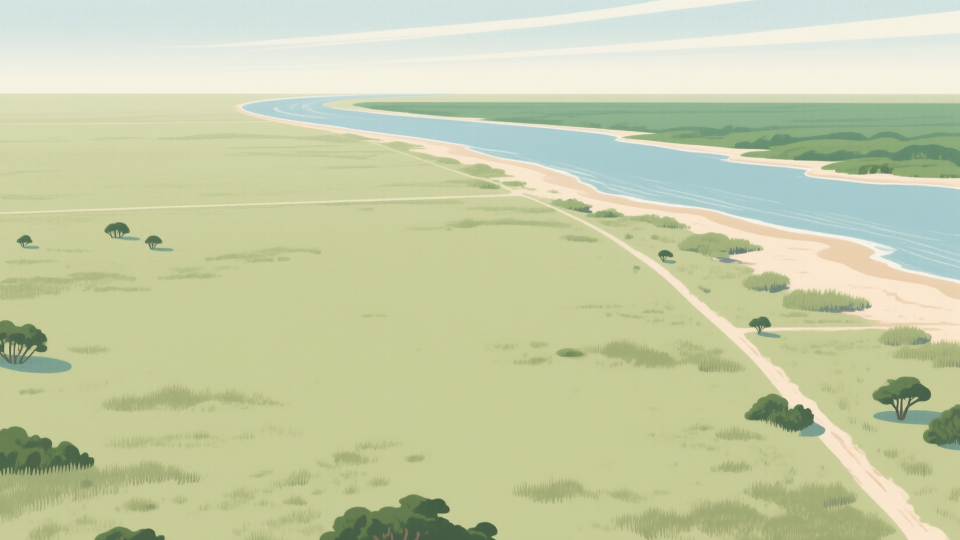
#> input picture tools/art_source/cape_ground_empty.png, 1920 x 1080 px (shown at 1/2 size)
$ python cape_roads.py cape_ground_empty.png
#> lines starting #> are read from the running program, lines starting #| are printed output that depends on the picture; after the words box and inside, x2 and y2 are one past the last pixel; in counts of white or black regions, pixels touching at a corner belong together
import numpy as np, math, json, sys
from PIL import Image, ImageDraw, ImageFilter
from scipy.ndimage import binary_dilation, gaussian_filter
S=sys.argv[1]+"/"
G=np.asarray(Image.open(__import__('pathlib').Path(__file__).with_name('cape_ground_empty.png')).convert('RGB')).astype(float)
H_,W_=G.shape[:2]
r,gg,b=G[...,0],G[...,1],G[...,2]
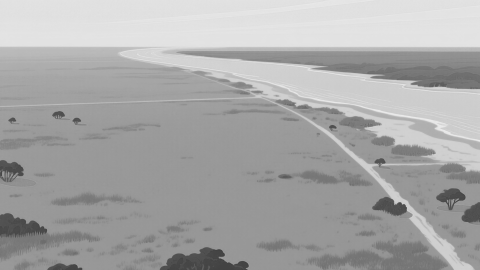
#> b: shape (1080, 1920) float64 (shown at 1/4 size); min 50, max 240, mean 167.8
sandy=(r>215)&(r-b>18)&(r-gg>5)&(gg>190)
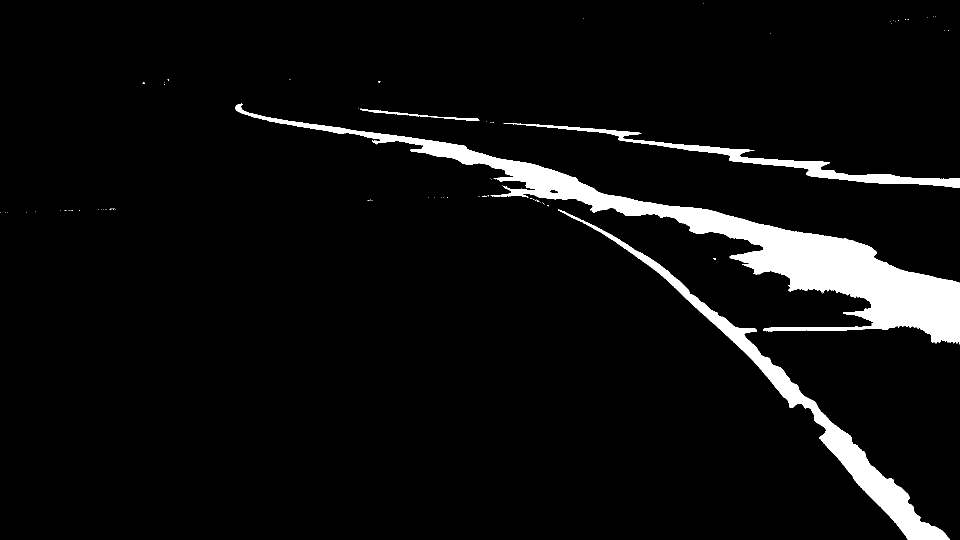
#> sandy: shape (1080, 1920) bool (shown at 1/2 size); 5.6% white; 82 white regions (77 under 20 px), largest, box (x1, y1, x2, y2) and area: (471, 207, 1920, 689) 77896, (1116, 419, 1899, 1080) 27166, (1007, 246, 1920, 376) 10516, (720, 217, 959, 242) 758, (1426, 516, 1432, 520) 20
# --- erase original tracks (diagonal from y>=430, the faint horizontal and right branch) ---
yy,xx=np.mgrid[0:H_,0:W_]
diag_x=np.interp(yy,[430,480,520,560,600,640,680,720,760,800,840,880,920,960,1000,1040,1080],[1170,1233,1295,1345,1387,1436,1480,1522,1560,1600,1643,1672,1707,1747,1781,1812,1845])
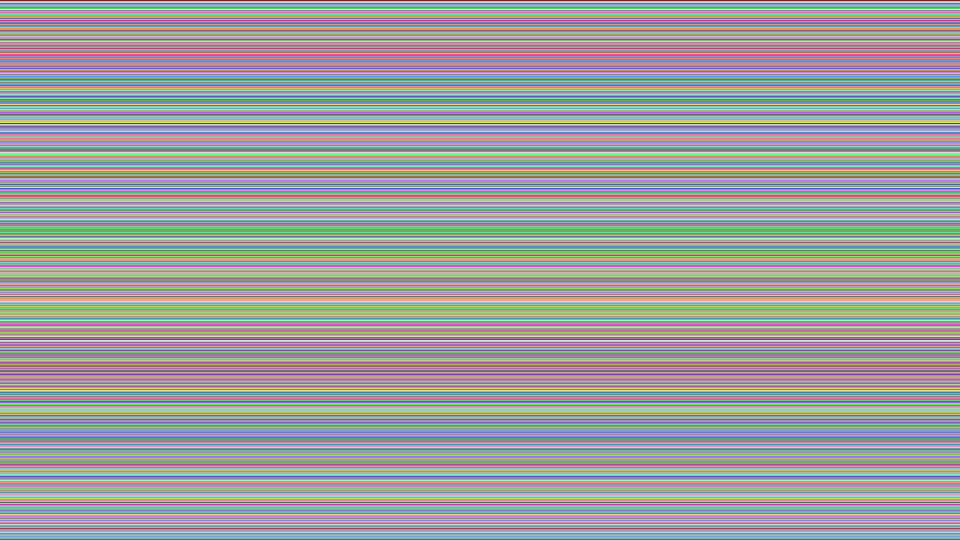
#> yy: shape (1080, 1920) int64 (shown at 1/2 size); 1080 distinct labels, from 0 to 1079; one colour per label, 0 black
ed=(sandy|((r>200)&(gg>195)&(r-b>15)))&(yy>=430)&(np.abs(xx-diag_x)<70)
#> ed: shape (1080, 1920) bool; 2.1% white; 383 white regions (366 under 20 px), largest, box (x1, y1, x2, y2) and area: (1101, 430, 1904, 1080) 42357, (1289, 470, 1326, 506) 270, (1344, 510, 1374, 529) 137
ed=binary_dilation(ed,iterations=4)
#> ed: shape (1080, 1920) bool; 3.3% white; 29 white regions, largest, box (x1, y1, x2, y2) and area: (1097, 426, 1918, 1080) 65473, (1393, 650, 1415, 670) 216, (1401, 670, 1420, 684) 153
hline_y=np.interp(xx,[0,500,1040],[428,410,386]); rb_y=np.interp(xx,[1480,1700,1920],[666,658,650])
#> after `hline_y = np.interp(xx, [0, 500, 1040], [428, 410, 386])`:
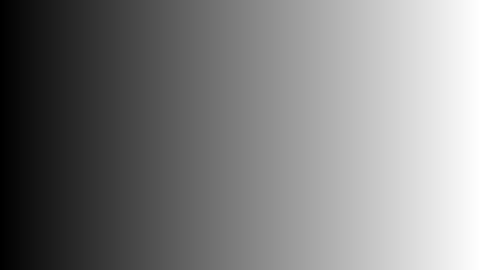
#> xx: shape (1080, 1920) int64 (shown at 1/4 size); min 0, max 1919, mean 959.5; drawn with min black and max white
eh=((np.abs(yy-hline_y)<5)&(xx<1040)&(r>200))|((np.abs(yy-rb_y)<6)&(xx>1480)&(r>200)&(yy>640))
#> eh: shape (1080, 1920) bool; 0.62% white; 26 white regions (22 under 20 px), largest, box (x1, y1, x2, y2) and area: (0, 382, 1040, 433) 8568, (1524, 645, 1920, 667) 3835, (1481, 659, 1516, 672) 314, (92, 428, 113, 430) 27
eh=binary_dilation(eh,iterations=4)
#> eh: shape (1080, 1920) bool; 1.2% white; 2 white regions, box (x1, y1, x2, y2) and area: (0, 378, 1044, 437) 17748, (1477, 641, 1920, 676) 7862
def shift(dx,dy):
#> called with dx = -100, dy = 0
    o=np.empty_like(G); xs=np.clip(np.arange(W_)+dx,0,W_-1); ys=np.clip(np.arange(H_)+dy,0,H_-1)
    return G[ys][:,xs]
left=shift(-100,0); right=shift(100,0); below=shift(0,14)
src=np.where((xx<diag_x)[...,None],left,right)
clean=G.copy()
bd=gaussian_filter(ed.astype(float),2.0)[...,None]; clean=clean*(1-bd)+src*bd
bh=gaussian_filter(eh.astype(float),1.5)[...,None]; clean=clean*(1-bh)+below*bh
Image.fromarray(np.clip(clean,0,255).astype(np.uint8)).save(S+"ground_clean.png")
# --- roads ---
def chaikin(p,n=5):
    for _ in range(n):
        q=[p[0]]
        for a,c in zip(p,p[1:]): q+=[(a[0]*.75+c[0]*.25,a[1]*.75+c[1]*.25),(a[0]*.25+c[0]*.75,a[1]*.25+c[1]*.75)]
        q.append(p[-1]); p=q
    return p
def width(y): return 10+15*max(0,min(1,(y-380)/700))
roads=[
 ([(1000,388),(1100,410),(1180,445),(1233,480),(1295,520),(1345,560),(1387,600),(1436,640),(1480,680),(1522,720),(1560,760),(1600,800),(1643,840),(1675,880),(1707,920),(1747,960),(1781,1000),(1812,1040),(1845,1095)],1.0),
 ([(-10,428),(500,410),(1000,388)],0.85),
 ([(1478,667),(1600,661),(1750,655),(1930,650)],0.9),
 ([(522,585),(610,598),(690,625),(750,665),(840,735),(960,815),(1080,900),(1200,985),(1290,1050),(1345,1095)],1.0),
 ([(612,1095),(700,1010),(820,935),(960,860),(1080,800),(1190,735),(1262,705),(1380,682),(1478,667)],1.0),
 ([(1160,628),(1176,650),(1212,690),(1236,712)],0.8),
 ([(186,836),(250,866),(300,895),(400,945),(482,996)],0.9),
 ([(676,622),(612,658),(578,684),(596,703),(626,722)],0.8),
 ([(1252,490),(1290,492)],0.8),
 ([(1426,633),(1478,632)],0.8),
 ([(1604,806),(1662,805)],0.8),
]
A=(0.873,0.488); B=(0.877,-0.479)
def para(P0,lb,la):
    P1=(P0[0]+B[0]*lb,P0[1]+B[1]*lb); P2=(P1[0]+A[0]*la,P1[1]+A[1]*la); P3=(P0[0]+A[0]*la,P0[1]+A[1]*la)
    return [P0,P1,P2,P3]
lots=[para((750,642),110,52),para((1030,600),70,112),para((590,735),56,46),para((42,795),66,182),para((362,1016),78,205)]
runway=[(45.7,185.0),(86.3,182.5),(354.7,398.8),(227.3,406.5)]
K=4; m=Image.new('L',(W_*K,H_*K),0); d=ImageDraw.Draw(m)
for pts,f in roads:
    s=chaikin(pts)
    for p,q in zip(s,s[1:]):
        w=width((p[1]+q[1])/2)*f*K
        d.line([(p[0]*K,p[1]*K),(q[0]*K,q[1]*K)],fill=255,width=max(1,int(w)))
        d.ellipse([q[0]*K-w/2,q[1]*K-w/2,q[0]*K+w/2,q[1]*K+w/2],fill=255)
    p=s[0]; w=width(p[1])*f*K; d.ellipse([p[0]*K-w/2,p[1]*K-w/2,p[0]*K+w/2,p[1]*K+w/2],fill=255)
for q in lots+[runway]: d.polygon([(x*K,y*K) for x,y in q],fill=255)
for cx,cy,rr in ((760,656,11),): d.ellipse([(cx-rr)*K,(cy-rr)*K,(cx+rr)*K,(cy+rr)*K],fill=255)
mask=np.asarray(m.resize((W_,H_),Image.LANCZOS).filter(ImageFilter.GaussianBlur(0.9))).astype(float)
noise=np.asarray(Image.effect_noise((W_,H_),20).convert('L').filter(ImageFilter.GaussianBlur(0.7))).astype(float)-128
SAND=(244,226,199)
rgb=np.dstack([SAND[i]+noise*0.035 for i in range(3)])
Image.fromarray(np.dstack([np.clip(rgb,0,255),mask]).astype(np.uint8),'RGBA').save(S+"sand_roads.png")
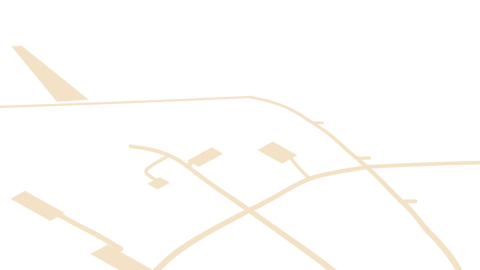
#> saved as sand_roads.png: PIL image 1920x1080 RGBA (shown at 1/4 size); mean R, G, B, A 243.5, 225.5, 198.5, 16.7; transparent parts drawn white
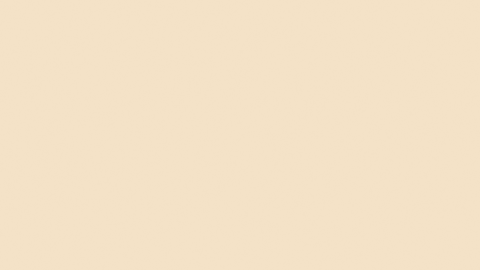
#> rgb: shape (1080, 1920, 3) float64 (shown at 1/4 size); mean of channels 0, 1, 2 244, 226, 199; drawn as R, G, B
# flat background for the game
cl=clean.copy(); al=(mask/255)[...,None]
bg=cl*(1-al)+rgb*al
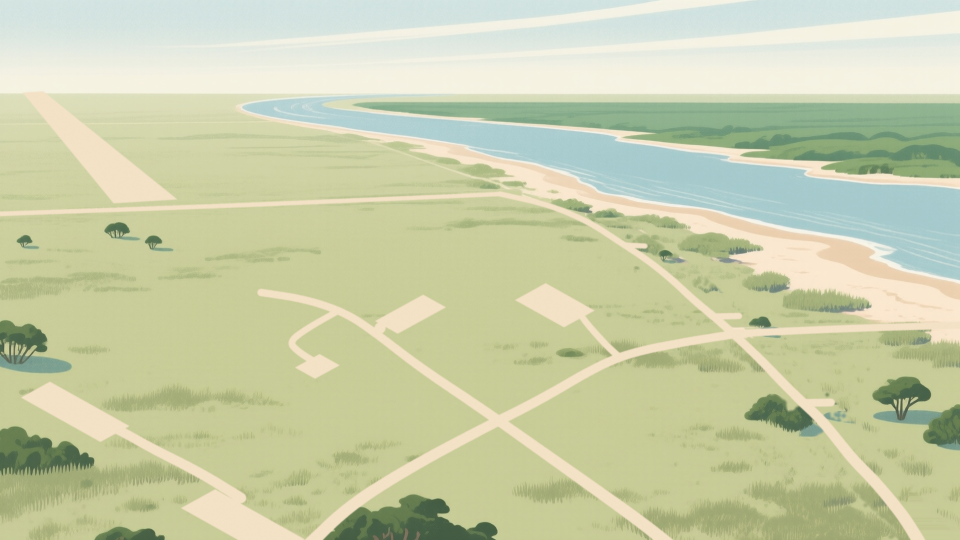
#> bg: shape (1080, 1920, 3) float64 (shown at 1/2 size); mean R, G, B 200.2, 206.1, 169.9
Image.fromarray(np.clip(bg,0,255).astype(np.uint8)).save(S+"bg_spring.png")
print("ok")

$ run again, with tools/art_source/baikonur_ground_curved.png copied over tools/art_source/cape_ground_empty.png
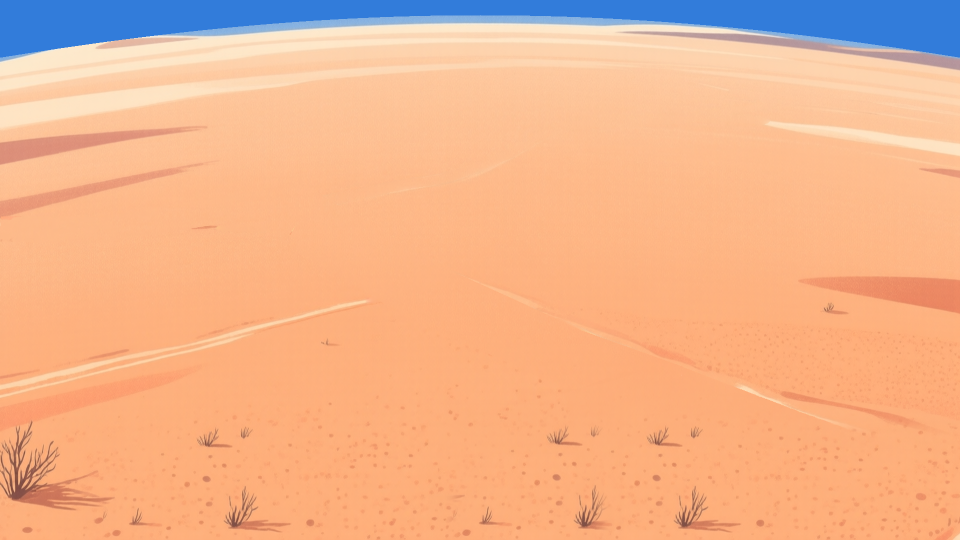
#> input picture tools/art_source/baikonur_ground_curved.png, 1920 x 1080 px (shown at 1/2 size)
#> `sandy=(r>215)&(r-b>18)&(r-gg>5)&(gg>190)`:
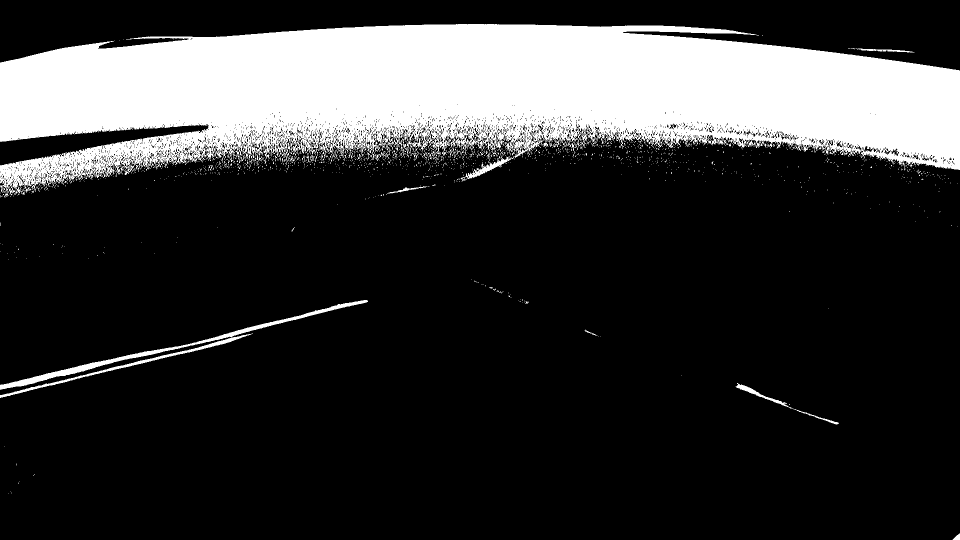
#> sandy: shape (1080, 1920) bool (shown at 1/2 size); 21% white; 1594 white regions (1545 under 20 px), largest, box (x1, y1, x2, y2) and area: (0, 48, 1920, 390) 416636, (0, 600, 736, 780) 6092, (0, 667, 503, 796) 2687
#> yy: shape (1080, 1920) int64; 1080 distinct labels, from 0 to 1079
#> m: PIL image 7680x4320 L; every value is 0
#> `Image.fromarray(np.clip(bg,0,255).astype(np.uint8)).save(S+"bg_spring...`:
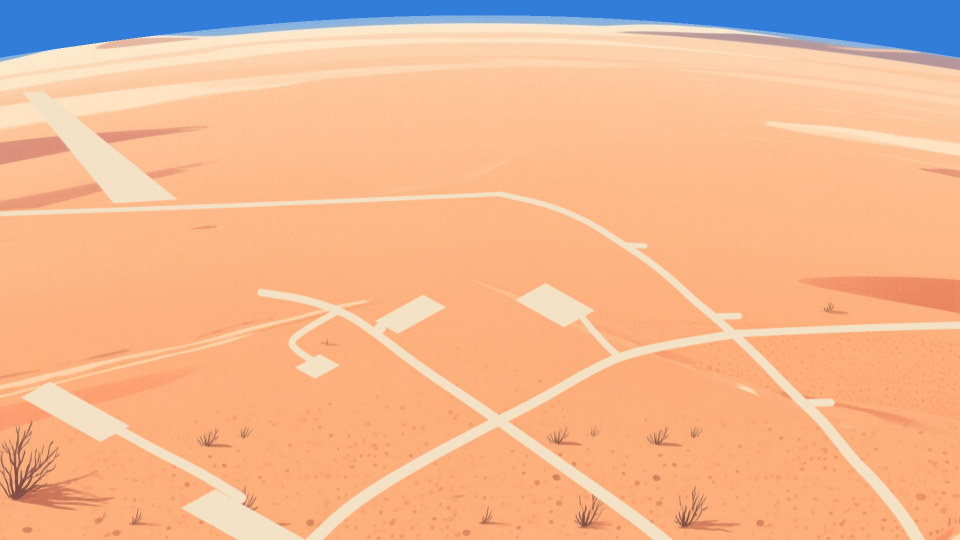
#> saved as bg_spring.png: PIL image 1920x1080 RGB (shown at 1/2 size); mean R, G, B 238.9, 182.4, 145.6

$ run again, with tools/art_source/baikonur_ground_empty.png copied over tools/art_source/cape_ground_empty.png
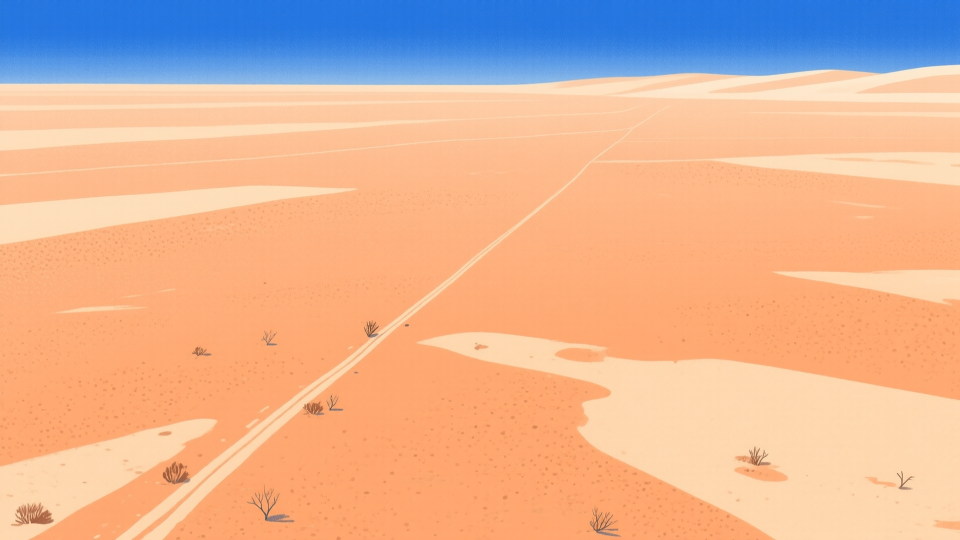
#> input picture tools/art_source/baikonur_ground_empty.png, 1920 x 1080 px (shown at 1/2 size)
#> `sandy=(r>215)&(r-b>18)&(r-gg>5)&(gg>190)`:
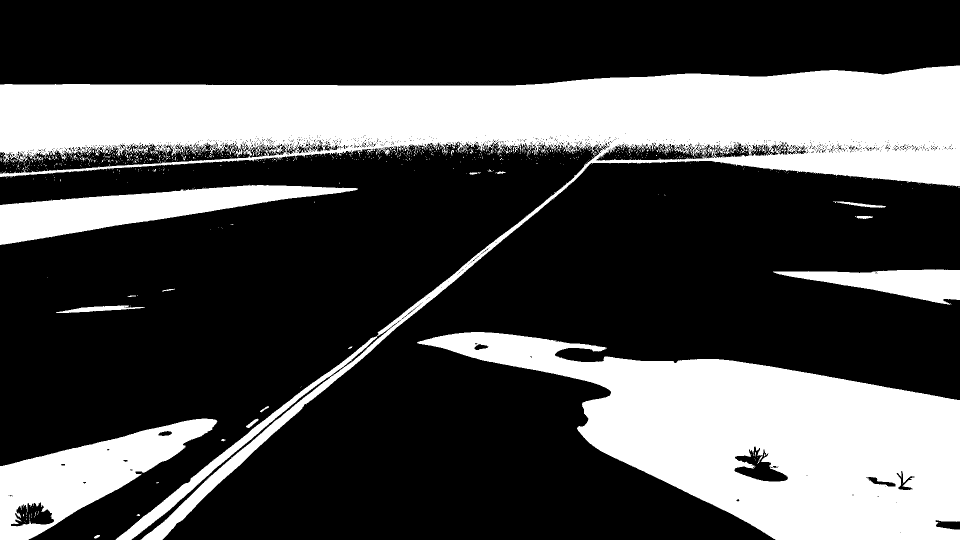
#> sandy: shape (1080, 1920) bool (shown at 1/2 size); 30.6% white; 992 white regions (960 under 20 px), largest, box (x1, y1, x2, y2) and area: (0, 131, 1920, 1080) 315652, (834, 664, 1920, 1080) 223701, (0, 837, 435, 1080) 42064
#> yy: shape (1080, 1920) int64; 1080 distinct labels, from 0 to 1079
#> m: PIL image 7680x4320 L; every value is 0
#> `bg=cl*(1-al)+rgb*al`:
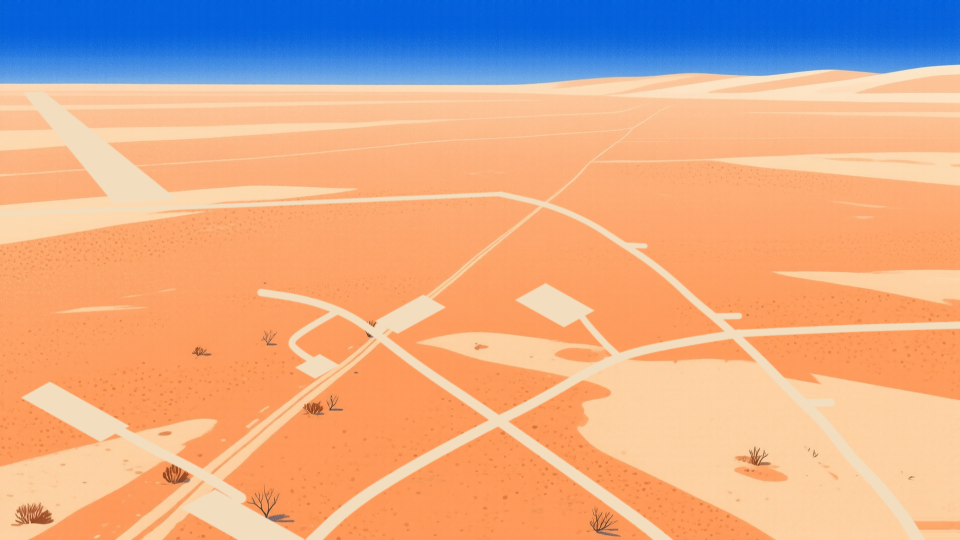
#> bg: shape (1080, 1920, 3) float64 (shown at 1/2 size); mean R, G, B 224.4, 181.9, 156.4; drawn with min black and max white
